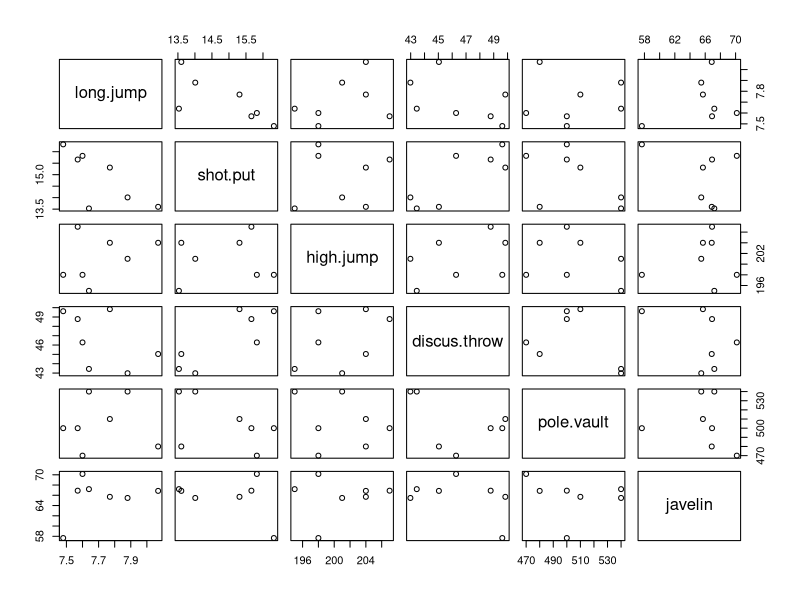

This figure's R source:
###############################################
###############################################
## Reshaping data sets ##

## Wide-format ##
d.sports <- read.table(file = "../DataSets/Sports_Results_En.txt")
d.sports
## each row contains several observations 
## this data set is said to be in "wide-format"
## most graphical and fitting functions work with "long-format" data sets


## Moving to long-format ##
library(tidyr)
d.sports.long <- pivot_longer(d.sports, 
                              cols = -athlete, ## variables that are not to put as results
                              ## mind the minus here
                              names_to = "discipline", ## new column with name of sport
                              values_to = "results") ## new column with value (unquoted also works)
head(d.sports.long, n = 10)
str(d.sports.long)
##
## 7 athletes and 6 disciplines + total score
dim(d.sports) 
dim(d.sports.long)


## Moving to wide-format ##
d.sports.wide.again <- pivot_wider(d.sports.long, 
                                   names_from = "discipline",
                                   values_from = "results")
d.sports.wide.again
# class(d.sports.wide.again)

## formerly gather() and spread() were popular functions
## used to move from long to wide and viceversa


## Use cases for a wide-format data sets ##
library(dplyr)
d.disciplines.results.only <- d.sports %>% 
  select(-athlete, -total.points)
d.disciplines.results.only
##
pairs(d.disciplines.results.only)
cor(d.disciplines.results.only) %>% 
  round(digits = 2)
## see correlation shot.put and long.jump (-0.73)
## see correlation shot.put and discus.throw (0.83)


## Use case for a long-format data sets ##
head(d.sports.long)
##
lm.sports <- lm(results ~ discipline + athlete, 
                data = d.sports.long)
## NB: The vast majority of the analyses done in R
## use functions such as lm() that 
## work with long-format data sets



###############################################
###############################################
## Joining data sets ##

## let's create a dataset with further athletes info
d.athletes <- data.frame(athlete = d.sports$athlete,
                         age = c(23, 21, 21, 18, 32, 34, 25),
                         Gender = c("M", "M", "F", "M", "F", "F", "F"))
d.athletes
# d.sports.long

## joining the two datasets
d.sports.long.info <- left_join(d.sports.long, 
                                d.athletes, 
                                by = "athlete")
head(d.sports.long.info, n = 10)
## this is a "left join" because we added information to
## the data set on the left (i.e. d.sports.long)

## when names does not match in the two data sets
d.athletes.2 <- data.frame(sportsperson = d.sports$athlete,
                           age = c(23, 21, 21, 18, 32, 34, 25),
                           Gender = c("M", "M", "F", "M", "F", "F", "F"))
d.athletes.2
##
d.sports.long.info.2 <- left_join(d.sports.long, 
                                  d.athletes.2, 
                                  by = c("athlete" = "sportsperson"))
head(d.sports.long.info.2, n = 10)

## see ?join for further functions to join two data sets together
## or type "apropos("join")"

## do write you own examples to look at 



###############################################
###############################################
## piping ##

## NB: no slides for piping


## load the package
library(magrittr)
## ("ceci n'est pas un pipe")


## simple  pipine example ##
round(mean(iris$Sepal.Length), digits = 2)
## OR
## with "pipe" operator
iris$Sepal.Length %>% 
  mean() %>% 
  round(digits = 2)
## 
## base R now has a pipe operator (since version 4)
# iris$Sepal.Length |> mean()


## exposition pipe operator ##
iris$Sepal.Length %>% 
  mean()
##
iris %>% 
  mean(Sepal.Length)
## does not work
## but
iris %$% 
  mean(Sepal.Length)
## works with exposition pipe operator
## "%$% is analogous to specifying data in lm()
## afterwards you can directly access elements


## more complex example ##
mean(scale(iris$Petal.Length[iris$Species == "setosa"],
           scale = TRUE, center = FALSE))
## OR
## with "pipe" and "exposition pipe" operator
iris %>% 
  filter(Species == "setosa") %$% 
  scale(Petal.Length, scale = TRUE, center = FALSE) %>% 
  mean()
## run bit of code to better understand what is happening



######################################
######################################
## A bit more on {dplyr} and friends ##
library(dplyr)

## selecting and filtering data ##
head(airquality)
airquality %>% 
  select(Ozone, Solar.R) %>% 
  head()

airquality$Temp.Kelvin <- airquality$Temp + 273.15
airquality %>% 
  filter(Ozone >= 90) %>% 
  select(Ozone, contains("temp"))
## see also starts_with(), ends_with(), ...


## arranging data ##
airquality %>% 
  filter(Ozone >= 80) %>% 
  select(Ozone, contains("Temp")) %>% 
  arrange(Ozone)

airquality %>% 
  filter(Ozone >= 80) %>% 
  select(Ozone, contains("Temp")) %>% 
  arrange(desc(Ozone))
## some ties for Ozone (e.g. 97 and 85)

airquality %>% 
  filter(Ozone >= 80) %>% 
  select(Ozone, contains("Temp")) %>% 
  arrange(desc(Ozone), Temp)


## get top N observations ##
iris %>% 
  slice_min(n = 5, order_by = Sepal.Width)
## see also slice_max()

iris %>% 
  group_by(Species) %>% 
  slice_max(n = 1, order_by = Sepal.Width)


## summarising data ##
mean(iris$Sepal.Length)

iris %>% 
  summarise(mean(Sepal.Length))

iris %>% 
  summarise(mean.Sepal.Length = mean(Sepal.Length),
            sd.Sepal.Length = sd(Sepal.Length))

iris %>% 
  group_by(Species) %>% 
  summarise(mean.Sepal.Length = mean(Sepal.Length))

iris %>% 
  filter(Petal.Length > 5) %>% 
  group_by(Species) %>% 
  summarise(N = n())
##
iris %>% 
  filter(Petal.Length > 5) %>% 
  group_by(Species, .drop = FALSE) %>% 
  summarise(N = n())
## see also count()
iris %>% 
  filter(Petal.Length > 5) %>% 
  group_by(Species, .drop = FALSE) %>% 
  count()

iris %>% 
  filter(Petal.Length > 5 | Sepal.Length <= 6) %>% 
  group_by(Species, .drop = FALSE) %>% 
  summarise(N = n())


## adding new variables to a data frame ##
## e.g. let's say Sepal.Length is in inches
iris_2 <- iris %>% 
  mutate(Sepal.Length.cm = cm(Sepal.Length))
head(iris_2)


## replacing NAs ##
d.testNAs_2 <- read.csv("../DataSets/dataset_NAs.csv", 
                        na.strings = c(-999, ""),
                        header = TRUE)
d.testNAs_2

library(tidyr)
d.testNAs_2 %>%
  replace_na(list(Age = 100,
                  Salary = 0))
d.testNAs_2 %>%
  replace_na(list(Age = 100,
                  Salary = 0,
                  Gender = "unknown"))
class(d.testNAs_2$Gender)
levels(d.testNAs_2$Gender)
## factors have fixed number of levels

## it is easier to work with strings...
d.testNAs_2$Gender.char <- as.character(d.testNAs_2$Gender)
d.testNAs_2 %>%
  replace_na(list(Age = 100,
                  Salary = 0,
                  Gender.char = "unknown"))

## note that there is also a function replace
replace(x = d.testNAs_2$Gender.char,
        list = d.testNAs_2$Gender == "M",
        values = "Male")
## no example :( for this function...


